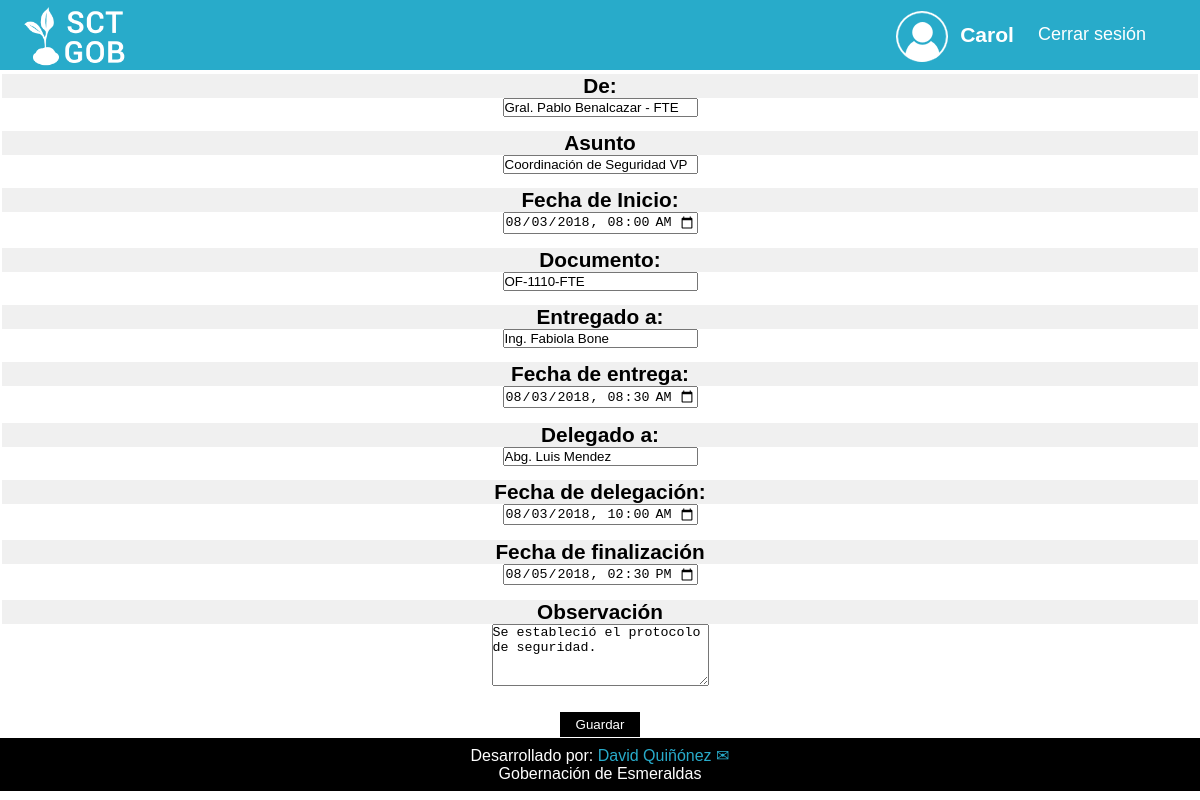
Screenshot of /Appupdate.php?id=40&accion=a (signed in) with the database file from the repository.
### tables this page shows
CREATE TABLE IF NOT EXISTS `tramite` (
  `id` int(11) NOT NULL AUTO_INCREMENT,
  `de` varchar(50) NOT NULL,
  `asunto` varchar(200) NOT NULL,
  `fecha` varchar(20) NOT NULL,
  `documento` varchar(100) NOT NULL,
  `entregado` varchar(50) NOT NULL,
  `f_entregado` varchar(50) NOT NULL,
  `delegado` varchar(50) NOT NULL,
  `f_delegado` varchar(50) NOT NULL,
  `finalizado` varchar(50) NOT NULL,
  `observacion` varchar(500) NOT NULL,
  PRIMARY KEY (`id`)
);

### crudApp.php (called while the page is built, shortened)
<?php
	class CrudTramite{
		public function obtenerTramite($id){
			$db=Db::conectar();
			$select=$db->prepare('SELECT * FROM tramite WHERE ID=:id');
			$select->bindValue('id',$id);
			$select->execute();
			$tramite=$select->fetch();
			$myTramite= new Tramite();
			$myTramite->setId($tramite['id']);
            $myTramite->setDe($tramite['de']);
            $myTramite->setAsunto($tramite['asunto']);
            $myTramite->setFecha($tramite['fecha']);
            $myTramite->setDocumento($tramite['documento']);
            $myTramite->setEntregado($tramite['entregado']);
            $myTramite->setF_entregado($tramite['f_entregado']);
            $myTramite->setDelegado($tramite['delegado']);
            $myTramite->setF_delegado($tramite['f_delegado']);
            $myTramite->setFinalizado($tramite['finalizado']);
            $myTramite->setObservacion($tramite['observacion']);
			return $myTramite;
		}
	}
?>

### tramite.php (called while the page is built, shortened)
<?php
	class Tramite{
		private $de;
		private $asunto;
        private $fecha;
        private $documento;
        private $entregado;
        private $f_entregado;
        private $delegado;
        private $f_delegado;
        private $finalizado;
        private $observacion;
 		public function getDe(){
		return $this->de;
		}
		public function setDe($de){
			$this->de = $de;
		}
		public function getAsunto(){
			return $this->asunto;
		}
		public function setAsunto($asunto){
			$this->asunto = $asunto;
		}
        public function getFecha(){
        return $this->fecha;
		}
		public function setFecha($fecha){
			$this->fecha = $fecha;
		}
        public function getDocumento(){
			return $this->documento;
		}
		public function setDocumento($documento){
			$this->documento = $documento;
		}
        public function getEntregado(){
			return $this->entregado;
		}
		public function setEntregado($entregado){
			$this->entregado = $entregado;
		}
        public function getF_entregado(){
			return $this->f_entregado;
		}
		public function setF_entregado($f_entregado){
			$this->f_entregado = $f_entregado;
		}
        public function getDelegado(){
			return $this->delegado;
		}
		public function setDelegado($delegado){
			$this->delegado = $delegado;
		}
        public function getF_delegado(){
			return $this->f_delegado;
		}
		public function setF_delegado($f_delegado){
			$this->f_delegado = $f_delegado;
		}
        public function getFinalizado(){
			return $this->finalizado;
		}
		public function setFinalizado($finalizado){
			$this->finalizado = $finalizado;
		}
        public function getObservacion(){
			return $this->observacion;
		}
		public function setObservacion($observacion){
			$this->observacion = $observacion;
		}
	}
?>

### Appupdate.php (the view, shortened to what this page needs)
<?php
require_once('crudApp.php');
require_once('tramite.php');
$crud= new CrudTramite();
$tramite=$crud->obtenerTramite($_GET['id']);
?>
<html>
<head>
    <link rel="stylesheet" href="styles/estiloEdit.css">
    <link rel="stylesheet" href="styles/style.css">
</head>
<body>
    <header>
            <div class="contenedor">
                <div class="logo">
                    <img src="img/isotipo.png">
                </div>
                <a class="logo" href="Appadmin.php">
                    <img src="img/nombre.png">
                </a>
                <nav>
                    <ul class="menu">
                        <li><img src="img/user.png"></li>
                        <li><h3>&nbsp;<?php echo $_SESSION['usuario']?></h3></li>
                        <li><a href="cerrar.php">Cerrar sesión</a></li>
                    </ul>
                </nav>
            </div>
    </header>
    <br/><br/><br/><br/>
	<form action='controlApp.php' method='post'>
        <table>
                <tr>
                <td>De:</td>
                    <td><input type='text' name='de' value="<?php echo $tramite->getDe()?>" required></td>
                </tr>
                <tr>
                <td>Asunto</td>
                    <td><input type='text' name='asunto' value="<?php echo $tramite->getAsunto()?>" required></td>
                </tr>
                <tr>
                    <td>Fecha de Inicio:</td>
                    <td><input type='datetime-local' name='fecha' value="<?php echo $tramite->getFecha()?>" required></td>
                </tr>
                <tr>
                    <td>Documento:</td>
                    <td><input type='text' name='documento' value="<?php echo $tramite->getDocumento()?>" required></td>
                </tr>
                <tr>
                    <td>Entregado a:</td>
                    <td><input type='text' name='entregado' value="<?php echo $tramite->getEntregado()?>" required></td>
                </tr>
                <tr>
                    <td>Fecha de entrega:</td>
                    <td><input type='datetime-local' name='f_entregado' value="<?php echo $tramite->getF_entregado()?>" required></td>
                </tr>
                <tr>
                    <td>Delegado a:</td>
                    <td><input type='text' name='delegado' value="<?php echo $tramite->getDelegado()?>"></td>
                </tr>
                <tr>
                    <td>Fecha de delegación:</td>
                    <td><input type='datetime-local' name='f_delegado' value="<?php echo $tramite->getF_delegado()?>"></td>
                </tr>
                <tr>
                    <td>Fecha de finalización</td>
                    <td><input type='datetime-local' name='finalizado' value="<?php echo $tramite->getFinalizado()?>"></td>
                </tr>
                <tr>
                    <td>Observación</td>
                    <td><textarea rows="4" cols="25" name='observacion' ><?php echo $tramite->getObservacion()?></textarea></td>
                </tr>
        </table>
        <input type='submit' value='Guardar' id="btn-guardar">
    </form>
    <footer>
        <p class="powered_by">Desarrollado por:
            <a href="https://api.whatsapp.com/send?phone=593968727645&text=Buen%20día,%20estimado%20Sr.%20David%20Quiñónez">David Quiñónez &#x02709;</a>
        </p>
        <p>Gobernación de Esmeraldas</p>
    </footer>
</body>
</html>

### styles/estiloEdit.css (style rules this page uses)
* { margin: 0; padding: 0; box-sizing: border-box; }
body { font-family: sans-serif; }
a { text-decoration: none; }
header { background-color: #28ABCA; width: 100%; height: 70px; position: fixed; }
.contenedor { width: 95%; max-width: 1920px; margin: auto; }
.logo { margin: 6px 0; margin-left: -20px; float: left; width: 70px; font-size:190%; color: #fff; }
.logo img { width: 100%; }
header .contenedor { display: table; }
.menu { position: absolute; color: #fff; top: 100px; left: 0; width: 100%; height: 100vh; font-size: 18px; background-color: #28ABCA; transition: all .5s; transform: translateX(-100%); list-style: none; }
.menu a { display: block; padding: 15px; border-bottom: 1px solid #28ABCA; color: #FFF; transition: all .5s; }
@media (min-width: 1100px) { header, .menu { background: #28ABCA; } }
@media (min-width: 1100px) { .menu a { color: #fff; padding: 1.5rem; } }
@media (min-width: 1100px) { .menu { position: static; width: auto; height: auto; transform: translateX(0%); float: right; display: flex; align-content: center; align-items: center; vertical-align: center; align-self: center; } }
@media (min-width: 1100px) { .menu a { border: none; } }
#btn-guardar { width: 80px; height: auto; cursor: pointer; color: #fff; margin-left:2px; padding: 4px; background-color: #000; border: 1px solid #000; }
input { width: 195px; }
footer { width: 100%; color: #FFF; text-align: center; background-color: #000; position:absolute; padding: 0.5rem; margin:auto; bottom:0; }
.powered_by a { color:#28ABCA; transition: 1s all; }
@media screen and (max-width: 760px), (min-device-width: 768px) and (max-device-width: 1024px) { table { width:100%; height: 80%; } }
@media screen and (max-width: 760px), (min-device-width: 768px) and (max-device-width: 1024px) { tr:nth-of-type(2n) { background-color: inherit; } }
@media screen and (max-width: 760px), (min-device-width: 768px) and (max-device-width: 1024px) { tr td:first-child { background: #f0f0f0; font-weight:bold; font-size:1.3em; } }
@media screen and (max-width: 760px), (min-device-width: 768px) and (max-device-width: 1024px) { tbody td { display: block; text-align:center; } }
@media screen and (max-width: 760px), (min-device-width: 768px) and (max-device-width: 1024px) { tbody td:before { content: attr(data-th); display: block; text-align:center; } }
@media screen and (max-width: 760px), (min-device-width: 768px) and (max-device-width: 1024px) { #btn-guardar { margin: auto; display: block; margin-bottom: 1px; } }
@media screen and (max-width: 760px), (min-device-width: 768px) and (max-device-width: 1024px) { footer { position: relative; } }

### rows the page displays
tramite: de "Gral. Pablo Benalcazar - FTE", asunto "Coordinación de Seguridad VP", fecha "08/03/2018 08:00", documento "OF-1110-FTE", entregado "Ing. Fabiola Bone", f_entregado "08/03/2018 08:30", delegado "Abg. Luis Mendez", f_delegado "08/03/2018 10:00", finalizado "08/05/2018 14:30", observacion "Se estableció el protocolo de seguridad."

### other values shown
$_SESSION['usuario'] "Carol"
